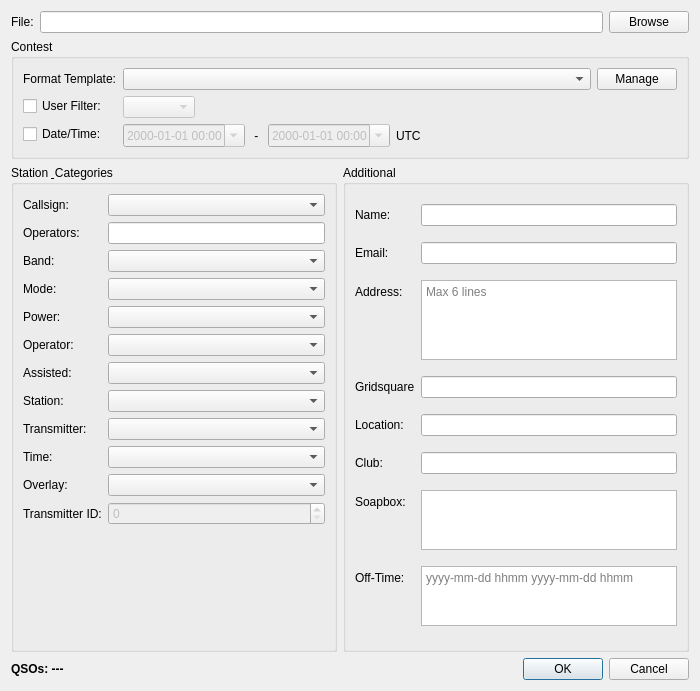
<?xml version="1.0" encoding="UTF-8"?>
<ui version="4.0">
 <class>CabrilloExportDialog</class>
 <widget class="QDialog" name="CabrilloExportDialog">
  <property name="geometry">
   <rect>
    <x>0</x>
    <y>0</y>
    <width>700</width>
    <height>691</height>
   </rect>
  </property>
  <property name="windowTitle">
   <string>Cabrillo Export</string>
  </property>
  <property name="modal">
   <bool>true</bool>
  </property>
  <layout class="QVBoxLayout" name="mainLayout">
   <item>
    <layout class="QHBoxLayout" name="fileLayout">
     <item>
      <widget class="QLabel" name="fileLabel">
       <property name="text">
        <string>File:</string>
       </property>
      </widget>
     </item>
     <item>
      <widget class="QLineEdit" name="fileEdit">
       <property name="readOnly">
        <bool>true</bool>
       </property>
      </widget>
     </item>
     <item>
      <widget class="QPushButton" name="browseButton">
       <property name="text">
        <string>Browse</string>
       </property>
       <property name="icon">
        <iconset theme="folder-open">
         <normaloff>.</normaloff>.</iconset>
       </property>
      </widget>
     </item>
    </layout>
   </item>
   <item>
    <widget class="QGroupBox" name="contestGroup">
     <property name="title">
      <string>Contest</string>
     </property>
     <layout class="QFormLayout" name="contestFormLayout">
      <item row="0" column="0">
       <widget class="QLabel" name="templateLabel">
        <property name="text">
         <string>Format Template:</string>
        </property>
       </widget>
      </item>
      <item row="0" column="1">
       <layout class="QHBoxLayout" name="horizontalLayout">
        <property name="bottomMargin">
         <number>0</number>
        </property>
        <item>
         <widget class="QComboBox" name="templateCombo">
          <property name="sizePolicy">
           <sizepolicy hsizetype="Expanding" vsizetype="Fixed">
            <horstretch>0</horstretch>
            <verstretch>0</verstretch>
           </sizepolicy>
          </property>
         </widget>
        </item>
        <item>
         <widget class="QPushButton" name="manageTemplatesButton">
          <property name="sizePolicy">
           <sizepolicy hsizetype="Maximum" vsizetype="Fixed">
            <horstretch>0</horstretch>
            <verstretch>0</verstretch>
           </sizepolicy>
          </property>
          <property name="text">
           <string>Manage</string>
          </property>
          <property name="icon">
           <iconset theme="preferences-system">
            <normaloff>.</normaloff>.</iconset>
          </property>
         </widget>
        </item>
       </layout>
      </item>
      <item row="1" column="0">
       <widget class="QCheckBox" name="userFilterCheckBox">
        <property name="text">
         <string>User Filter:</string>
        </property>
       </widget>
      </item>
      <item row="1" column="1">
       <widget class="QComboBox" name="userFilterCombo">
        <property name="enabled">
         <bool>false</bool>
        </property>
        <property name="sizePolicy">
         <sizepolicy hsizetype="Maximum" vsizetype="Fixed">
          <horstretch>0</horstretch>
          <verstretch>0</verstretch>
         </sizepolicy>
        </property>
       </widget>
      </item>
      <item row="2" column="0">
       <widget class="QCheckBox" name="dateRangeCheckBox">
        <property name="text">
         <string>Date/Time:</string>
        </property>
       </widget>
      </item>
      <item row="2" column="1">
       <layout class="QHBoxLayout" name="dateRangeLayout">
        <item>
         <widget class="QDateTimeEdit" name="startDateEdit">
          <property name="enabled">
           <bool>false</bool>
          </property>
          <property name="displayFormat">
           <string>yyyy-MM-dd HH:mm</string>
          </property>
          <property name="calendarPopup">
           <bool>true</bool>
          </property>
          <property name="timeSpec">
           <enum>Qt::UTC</enum>
          </property>
         </widget>
        </item>
        <item>
         <widget class="QLabel" name="dateRangeSeparator">
          <property name="text">
           <string> - </string>
          </property>
         </widget>
        </item>
        <item>
         <widget class="QDateTimeEdit" name="endDateEdit">
          <property name="enabled">
           <bool>false</bool>
          </property>
          <property name="displayFormat">
           <string>yyyy-MM-dd HH:mm</string>
          </property>
          <property name="calendarPopup">
           <bool>true</bool>
          </property>
          <property name="timeSpec">
           <enum>Qt::UTC</enum>
          </property>
         </widget>
        </item>
        <item>
         <widget class="QLabel" name="utcLabel">
          <property name="text">
           <string>UTC</string>
          </property>
         </widget>
        </item>
        <item>
         <spacer name="dateRangeSpacer">
          <property name="orientation">
           <enum>Qt::Horizontal</enum>
          </property>
          <property name="sizeHint" stdset="0">
           <size>
            <width>0</width>
            <height>0</height>
           </size>
          </property>
         </spacer>
        </item>
       </layout>
      </item>
     </layout>
    </widget>
   </item>
   <item>
    <layout class="QHBoxLayout" name="middleHLayout">
     <item>
      <widget class="QGroupBox" name="stationCategoryGroup">
       <property name="title">
        <string>Station &amp; Categories</string>
       </property>
       <layout class="QFormLayout" name="stationCategoryFormLayout">
        <item row="0" column="0">
         <widget class="QLabel" name="callsignLabel">
          <property name="text">
           <string>Callsign:</string>
          </property>
         </widget>
        </item>
        <item row="0" column="1">
         <widget class="QComboBox" name="callsignCombo">
          <property name="sizePolicy">
           <sizepolicy hsizetype="Expanding" vsizetype="Fixed">
            <horstretch>0</horstretch>
            <verstretch>0</verstretch>
           </sizepolicy>
          </property>
         </widget>
        </item>
        <item row="1" column="0">
         <widget class="QLabel" name="operatorsLabel">
          <property name="text">
           <string>Operators:</string>
          </property>
         </widget>
        </item>
        <item row="1" column="1">
         <widget class="QLineEdit" name="operatorsEdit"/>
        </item>
        <item row="2" column="0">
         <widget class="QLabel" name="catBandLabel">
          <property name="text">
           <string>Band:</string>
          </property>
         </widget>
        </item>
        <item row="2" column="1">
         <widget class="QComboBox" name="catBandCombo"/>
        </item>
        <item row="3" column="0">
         <widget class="QLabel" name="catModeLabel">
          <property name="text">
           <string>Mode:</string>
          </property>
         </widget>
        </item>
        <item row="3" column="1">
         <widget class="QComboBox" name="catModeCombo"/>
        </item>
        <item row="4" column="0">
         <widget class="QLabel" name="catPowerLabel">
          <property name="text">
           <string>Power:</string>
          </property>
         </widget>
        </item>
        <item row="4" column="1">
         <widget class="QComboBox" name="catPowerCombo"/>
        </item>
        <item row="5" column="0">
         <widget class="QLabel" name="catOperatorLabel">
          <property name="text">
           <string>Operator:</string>
          </property>
         </widget>
        </item>
        <item row="5" column="1">
         <widget class="QComboBox" name="catOperatorCombo"/>
        </item>
        <item row="6" column="0">
         <widget class="QLabel" name="catAssistedLabel">
          <property name="text">
           <string>Assisted:</string>
          </property>
         </widget>
        </item>
        <item row="6" column="1">
         <widget class="QComboBox" name="catAssistedCombo"/>
        </item>
        <item row="7" column="0">
         <widget class="QLabel" name="catStationLabel">
          <property name="text">
           <string>Station:</string>
          </property>
         </widget>
        </item>
        <item row="7" column="1">
         <widget class="QComboBox" name="catStationCombo"/>
        </item>
        <item row="8" column="0">
         <widget class="QLabel" name="catTransmitterLabel">
          <property name="text">
           <string>Transmitter:</string>
          </property>
         </widget>
        </item>
        <item row="8" column="1">
         <widget class="QComboBox" name="catTransmitterCombo"/>
        </item>
        <item row="9" column="0">
         <widget class="QLabel" name="catTimeLabel">
          <property name="text">
           <string>Time:</string>
          </property>
         </widget>
        </item>
        <item row="9" column="1">
         <widget class="QComboBox" name="catTimeCombo"/>
        </item>
        <item row="10" column="0">
         <widget class="QLabel" name="catOverlayLabel">
          <property name="text">
           <string>Overlay:</string>
          </property>
         </widget>
        </item>
        <item row="10" column="1">
         <widget class="QComboBox" name="catOverlayCombo"/>
        </item>
        <item row="11" column="0">
         <widget class="QLabel" name="transmitterIdLabel">
          <property name="text">
           <string>Transmitter ID:</string>
          </property>
         </widget>
        </item>
        <item row="11" column="1">
         <widget class="QSpinBox" name="transmitterIdSpin">
          <property name="enabled">
           <bool>false</bool>
          </property>
          <property name="minimum">
           <number>0</number>
          </property>
          <property name="maximum">
           <number>1</number>
          </property>
          <property name="value">
           <number>0</number>
          </property>
         </widget>
        </item>
       </layout>
      </widget>
     </item>
     <item>
      <widget class="QGroupBox" name="additionalGroup">
       <property name="title">
        <string>Additional</string>
       </property>
       <layout class="QFormLayout" name="additionalFormLayout">
        <item row="0" column="0">
         <widget class="QLabel" name="nameLabel">
          <property name="text">
           <string>Name:</string>
          </property>
         </widget>
        </item>
        <item row="0" column="1">
         <widget class="QLineEdit" name="nameValue">
          <property name="maxLength">
           <number>75</number>
          </property>
         </widget>
        </item>
        <item row="1" column="0">
         <widget class="QLabel" name="emailLabel">
          <property name="text">
           <string>Email:</string>
          </property>
         </widget>
        </item>
        <item row="1" column="1">
         <widget class="QLineEdit" name="emailEdit"/>
        </item>
        <item row="2" column="0">
         <widget class="QLabel" name="addressLabel">
          <property name="text">
           <string>Address:</string>
          </property>
         </widget>
        </item>
        <item row="2" column="1">
         <widget class="QTextEdit" name="addressEdit">
          <property name="maximumSize">
           <size>
            <width>16777215</width>
            <height>80</height>
           </size>
          </property>
          <property name="placeholderText">
           <string>Max 6 lines</string>
          </property>
         </widget>
        </item>
        <item row="3" column="0">
         <widget class="QLabel" name="gridLocatorLabel">
          <property name="text">
           <string>Gridsquare</string>
          </property>
         </widget>
        </item>
        <item row="3" column="1">
         <widget class="QLineEdit" name="gridLocatorEdit"/>
        </item>
        <item row="4" column="0">
         <widget class="QLabel" name="locationLabel">
          <property name="text">
           <string>Location:</string>
          </property>
         </widget>
        </item>
        <item row="4" column="1">
         <widget class="QLineEdit" name="locationEdit"/>
        </item>
        <item row="5" column="0">
         <widget class="QLabel" name="clubLabel">
          <property name="text">
           <string>Club:</string>
          </property>
         </widget>
        </item>
        <item row="5" column="1">
         <widget class="QLineEdit" name="clubEdit"/>
        </item>
        <item row="6" column="0">
         <widget class="QLabel" name="soapboxLabel">
          <property name="text">
           <string>Soapbox:</string>
          </property>
         </widget>
        </item>
        <item row="6" column="1">
         <widget class="QTextEdit" name="soapboxEdit">
          <property name="maximumSize">
           <size>
            <width>16777215</width>
            <height>60</height>
           </size>
          </property>
         </widget>
        </item>
        <item row="7" column="0">
         <widget class="QLabel" name="offtimeLabel">
          <property name="text">
           <string>Off-Time:</string>
          </property>
         </widget>
        </item>
        <item row="7" column="1">
         <widget class="QTextEdit" name="offtimeEdit">
          <property name="maximumSize">
           <size>
            <width>16777215</width>
            <height>60</height>
           </size>
          </property>
          <property name="toolTip">
           <string>yyyy-mm-dd hhmm yyyy-mm-dd hhmm</string>
          </property>
          <property name="placeholderText">
           <string>yyyy-mm-dd hhmm yyyy-mm-dd hhmm</string>
          </property>
         </widget>
        </item>
       </layout>
      </widget>
     </item>
    </layout>
   </item>
   <item>
    <layout class="QHBoxLayout" name="bottomLayout">
     <item>
      <widget class="QLabel" name="qsoCountLabel">
       <property name="font">
        <font>
         <bold>true</bold>
        </font>
       </property>
       <property name="text">
        <string notr="true">QSOs: ---</string>
       </property>
      </widget>
     </item>
     <item>
      <spacer name="bottomSpacer">
       <property name="orientation">
        <enum>Qt::Horizontal</enum>
       </property>
       <property name="sizeHint" stdset="0">
        <size>
         <width>0</width>
         <height>0</height>
        </size>
       </property>
      </spacer>
     </item>
     <item>
      <widget class="QDialogButtonBox" name="buttonBox">
       <property name="standardButtons">
        <set>QDialogButtonBox::Cancel|QDialogButtonBox::Ok</set>
       </property>
      </widget>
     </item>
    </layout>
   </item>
  </layout>
 </widget>
 <tabstops>
  <tabstop>fileEdit</tabstop>
  <tabstop>browseButton</tabstop>
  <tabstop>templateCombo</tabstop>
  <tabstop>manageTemplatesButton</tabstop>
  <tabstop>userFilterCheckBox</tabstop>
  <tabstop>userFilterCombo</tabstop>
  <tabstop>dateRangeCheckBox</tabstop>
  <tabstop>startDateEdit</tabstop>
  <tabstop>endDateEdit</tabstop>
  <tabstop>callsignCombo</tabstop>
  <tabstop>operatorsEdit</tabstop>
  <tabstop>catBandCombo</tabstop>
  <tabstop>catModeCombo</tabstop>
  <tabstop>catPowerCombo</tabstop>
  <tabstop>catOperatorCombo</tabstop>
  <tabstop>catAssistedCombo</tabstop>
  <tabstop>catStationCombo</tabstop>
  <tabstop>catTransmitterCombo</tabstop>
  <tabstop>catTimeCombo</tabstop>
  <tabstop>catOverlayCombo</tabstop>
  <tabstop>transmitterIdSpin</tabstop>
  <tabstop>nameValue</tabstop>
  <tabstop>emailEdit</tabstop>
  <tabstop>addressEdit</tabstop>
  <tabstop>gridLocatorEdit</tabstop>
  <tabstop>locationEdit</tabstop>
  <tabstop>clubEdit</tabstop>
  <tabstop>soapboxEdit</tabstop>
  <tabstop>offtimeEdit</tabstop>
 </tabstops>
 <resources/>
 <connections>
  <connection>
   <sender>buttonBox</sender>
   <signal>rejected()</signal>
   <receiver>CabrilloExportDialog</receiver>
   <slot>reject()</slot>
   <hints>
    <hint type="sourcelabel">
     <x>290</x>
     <y>500</y>
    </hint>
    <hint type="destinationlabel">
     <x>290</x>
     <y>260</y>
    </hint>
   </hints>
  </connection>
  <connection>
   <sender>buttonBox</sender>
   <signal>accepted()</signal>
   <receiver>CabrilloExportDialog</receiver>
   <slot>accept()</slot>
   <hints>
    <hint type="sourcelabel">
     <x>290</x>
     <y>500</y>
    </hint>
    <hint type="destinationlabel">
     <x>290</x>
     <y>260</y>
    </hint>
   </hints>
  </connection>
  <connection>
   <sender>browseButton</sender>
   <signal>clicked()</signal>
   <receiver>CabrilloExportDialog</receiver>
   <slot>browseFile()</slot>
   <hints>
    <hint type="sourcelabel">
     <x>530</x>
     <y>30</y>
    </hint>
    <hint type="destinationlabel">
     <x>290</x>
     <y>260</y>
    </hint>
   </hints>
  </connection>
  <connection>
   <sender>manageTemplatesButton</sender>
   <signal>clicked()</signal>
   <receiver>CabrilloExportDialog</receiver>
   <slot>manageTemplates()</slot>
   <hints>
    <hint type="sourcelabel">
     <x>450</x>
     <y>90</y>
    </hint>
    <hint type="destinationlabel">
     <x>290</x>
     <y>260</y>
    </hint>
   </hints>
  </connection>
  <connection>
   <sender>templateCombo</sender>
   <signal>currentIndexChanged(int)</signal>
   <receiver>CabrilloExportDialog</receiver>
   <slot>templateChanged(int)</slot>
   <hints>
    <hint type="sourcelabel">
     <x>350</x>
     <y>65</y>
    </hint>
    <hint type="destinationlabel">
     <x>290</x>
     <y>260</y>
    </hint>
   </hints>
  </connection>
  <connection>
   <sender>callsignCombo</sender>
   <signal>currentTextChanged(QString)</signal>
   <receiver>CabrilloExportDialog</receiver>
   <slot>callsignChanged(QString)</slot>
   <hints>
    <hint type="sourcelabel">
     <x>200</x>
     <y>160</y>
    </hint>
    <hint type="destinationlabel">
     <x>290</x>
     <y>260</y>
    </hint>
   </hints>
  </connection>
  <connection>
   <sender>userFilterCheckBox</sender>
   <signal>toggled(bool)</signal>
   <receiver>userFilterCombo</receiver>
   <slot>setEnabled(bool)</slot>
   <hints>
    <hint type="sourcelabel">
     <x>80</x>
     <y>120</y>
    </hint>
    <hint type="destinationlabel">
     <x>350</x>
     <y>120</y>
    </hint>
   </hints>
  </connection>
  <connection>
   <sender>userFilterCheckBox</sender>
   <signal>toggled(bool)</signal>
   <receiver>CabrilloExportDialog</receiver>
   <slot>refreshCallsigns()</slot>
   <hints>
    <hint type="sourcelabel">
     <x>80</x>
     <y>120</y>
    </hint>
    <hint type="destinationlabel">
     <x>290</x>
     <y>260</y>
    </hint>
   </hints>
  </connection>
  <connection>
   <sender>userFilterCombo</sender>
   <signal>currentTextChanged(QString)</signal>
   <receiver>CabrilloExportDialog</receiver>
   <slot>refreshCallsigns()</slot>
   <hints>
    <hint type="sourcelabel">
     <x>350</x>
     <y>120</y>
    </hint>
    <hint type="destinationlabel">
     <x>290</x>
     <y>260</y>
    </hint>
   </hints>
  </connection>
  <connection>
   <sender>dateRangeCheckBox</sender>
   <signal>toggled(bool)</signal>
   <receiver>startDateEdit</receiver>
   <slot>setEnabled(bool)</slot>
   <hints>
    <hint type="sourcelabel">
     <x>80</x>
     <y>280</y>
    </hint>
    <hint type="destinationlabel">
     <x>200</x>
     <y>280</y>
    </hint>
   </hints>
  </connection>
  <connection>
   <sender>dateRangeCheckBox</sender>
   <signal>toggled(bool)</signal>
   <receiver>endDateEdit</receiver>
   <slot>setEnabled(bool)</slot>
   <hints>
    <hint type="sourcelabel">
     <x>80</x>
     <y>280</y>
    </hint>
    <hint type="destinationlabel">
     <x>400</x>
     <y>280</y>
    </hint>
   </hints>
  </connection>
  <connection>
   <sender>dateRangeCheckBox</sender>
   <signal>toggled(bool)</signal>
   <receiver>CabrilloExportDialog</receiver>
   <slot>refreshCallsigns()</slot>
   <hints>
    <hint type="sourcelabel">
     <x>80</x>
     <y>280</y>
    </hint>
    <hint type="destinationlabel">
     <x>290</x>
     <y>260</y>
    </hint>
   </hints>
  </connection>
  <connection>
   <sender>startDateEdit</sender>
   <signal>dateTimeChanged(QDateTime)</signal>
   <receiver>CabrilloExportDialog</receiver>
   <slot>refreshCallsigns()</slot>
   <hints>
    <hint type="sourcelabel">
     <x>200</x>
     <y>280</y>
    </hint>
    <hint type="destinationlabel">
     <x>290</x>
     <y>260</y>
    </hint>
   </hints>
  </connection>
  <connection>
   <sender>endDateEdit</sender>
   <signal>dateTimeChanged(QDateTime)</signal>
   <receiver>CabrilloExportDialog</receiver>
   <slot>refreshCallsigns()</slot>
   <hints>
    <hint type="sourcelabel">
     <x>400</x>
     <y>280</y>
    </hint>
    <hint type="destinationlabel">
     <x>290</x>
     <y>260</y>
    </hint>
   </hints>
  </connection>
  <connection>
   <sender>catBandCombo</sender>
   <signal>currentIndexChanged(int)</signal>
   <receiver>CabrilloExportDialog</receiver>
   <slot>scheduleQsoCountUpdate()</slot>
   <hints>
    <hint type="sourcelabel">
     <x>200</x>
     <y>200</y>
    </hint>
    <hint type="destinationlabel">
     <x>290</x>
     <y>260</y>
    </hint>
   </hints>
  </connection>
  <connection>
   <sender>catModeCombo</sender>
   <signal>currentIndexChanged(int)</signal>
   <receiver>CabrilloExportDialog</receiver>
   <slot>scheduleQsoCountUpdate()</slot>
   <hints>
    <hint type="sourcelabel">
     <x>450</x>
     <y>200</y>
    </hint>
    <hint type="destinationlabel">
     <x>290</x>
     <y>260</y>
    </hint>
   </hints>
  </connection>
 </connections>
 <slots>
  <slot>templateChanged(int)</slot>
  <slot>manageTemplates()</slot>
  <slot>browseFile()</slot>
  <slot>callsignChanged(QString)</slot>
  <slot>refreshCallsigns()</slot>
  <slot>scheduleQsoCountUpdate()</slot>
 </slots>
</ui>
